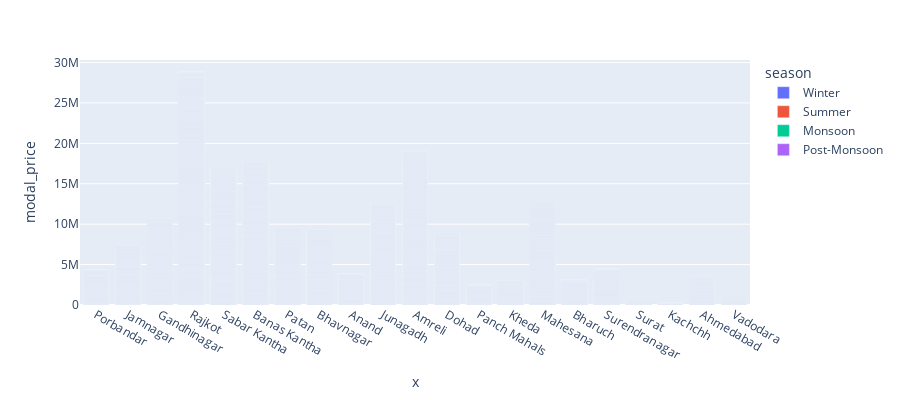

Notebook cell for this chart:
### Code cell
import plotly.express as px

fig = px.bar(Final_DataFrame, x=Final_DataFrame['district_labels'].map(district_label_mapping), y='modal_price', color='season', height=400)
fig.show()

### Figure 1 — Plotly figure (JSON) as saved in the notebook; plotly's stock layout.template omitted (floating-point values rounded to 4 significant figures; data arrays with more than 128 entries replaced by an {"elided": "..."} marker saying what was removed)
{"data": [{"hovertemplate": "season=Winter<br>x=%{x}<br>modal_price=%{y}<extra></extra>", "legendgroup": "Winter", "marker": {"color": "#636efa", "pattern": {"shape": ""}}, "name": "Winter", "orientation": "v", "showlegend": true, "textposition": "auto", "type": "bar", "x": {"elided": "20309 str values"}, "xaxis": "x", "y": {"elided": "20309 float values"}, "yaxis": "y"}, {"hovertemplate": "season=Summer<br>x=%{x}<br>modal_price=%{y}<extra></extra>", "legendgroup": "Summer", "marker": {"color": "#EF553B", "pattern": {"shape": ""}}, "name": "Summer", "orientation": "v", "showlegend": true, "textposition": "auto", "type": "bar", "x": {"elided": "15613 str values"}, "xaxis": "x", "y": {"elided": "15613 float values"}, "yaxis": "y"}, {"hovertemplate": "season=Monsoon<br>x=%{x}<br>modal_price=%{y}<extra></extra>", "legendgroup": "Monsoon", "marker": {"color": "#00cc96", "pattern": {"shape": ""}}, "name": "Monsoon", "orientation": "v", "showlegend": true, "textposition": "auto", "type": "bar", "x": {"elided": "29196 str values"}, "xaxis": "x", "y": {"elided": "29196 float values"}, "yaxis": "y"}, {"hovertemplate": "season=Post-Monsoon<br>x=%{x}<br>modal_price=%{y}<extra></extra>", "legendgroup": "Post-Monsoon", "marker": {"color": "#ab63fa", "pattern": {"shape": ""}}, "name": "Post-Monsoon", "orientation": "v", "showlegend": true, "textposition": "auto", "type": "bar", "x": {"elided": "10021 str values"}, "xaxis": "x", "y": {"elided": "10021 float values"}, "yaxis": "y"}], "layout": {"barmode": "relative", "height": 400, "legend": {"title": {"text": "season"}, "tracegroupgap": 0}, "margin": {"t": 60}, "xaxis": {"anchor": "y", "domain": [0, 1], "title": {"text": "x"}}, "yaxis": {"anchor": "x", "domain": [0, 1], "title": {"text": "modal_price"}}}}
